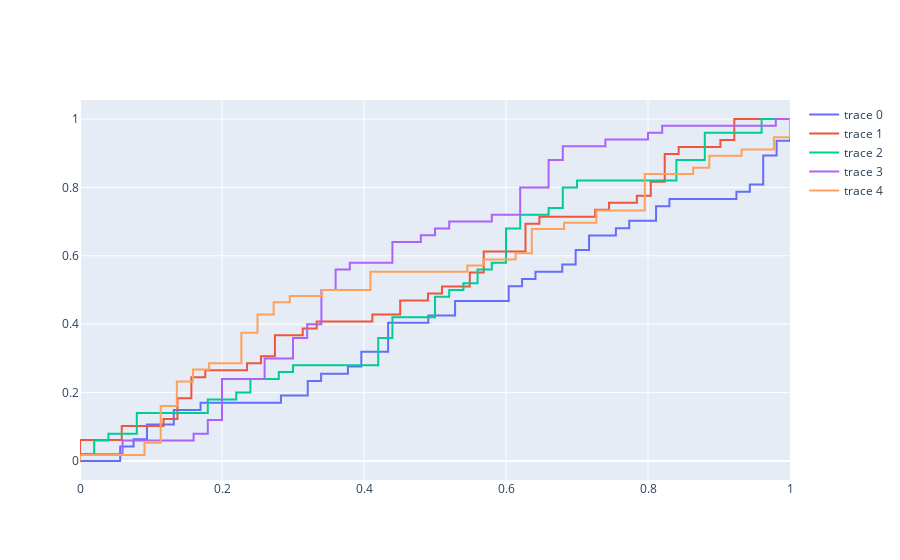

Notebook code cell kept with this figure:
### Code cell
data1 = [np.random.randint(0, 2, size=100) for _ in range(5)]
data2 = [np.random.random(size=100) for _ in range(5)]

fig = go.Figure()

for fold, (y_test, y_pred) in enumerate(zip(data1, data2)):
        
        fpr, tpr, thresholds = roc_curve(y_test, y_pred, pos_label=1)
        roc_auc = auc(fpr, tpr)

        fig.add_trace(go.Scatter(x=fpr,
                                 y=tpr,
                                 mode='lines',
                                 )
        )
fig.show()
